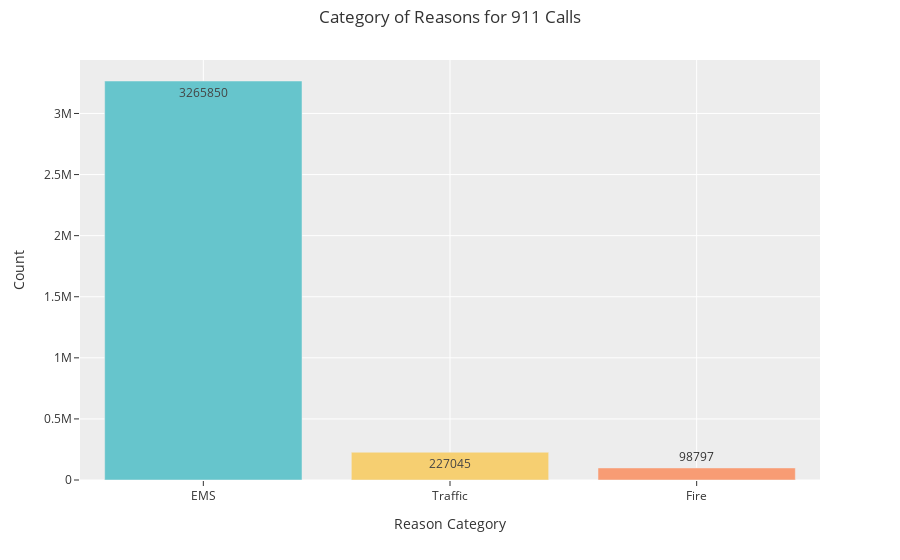
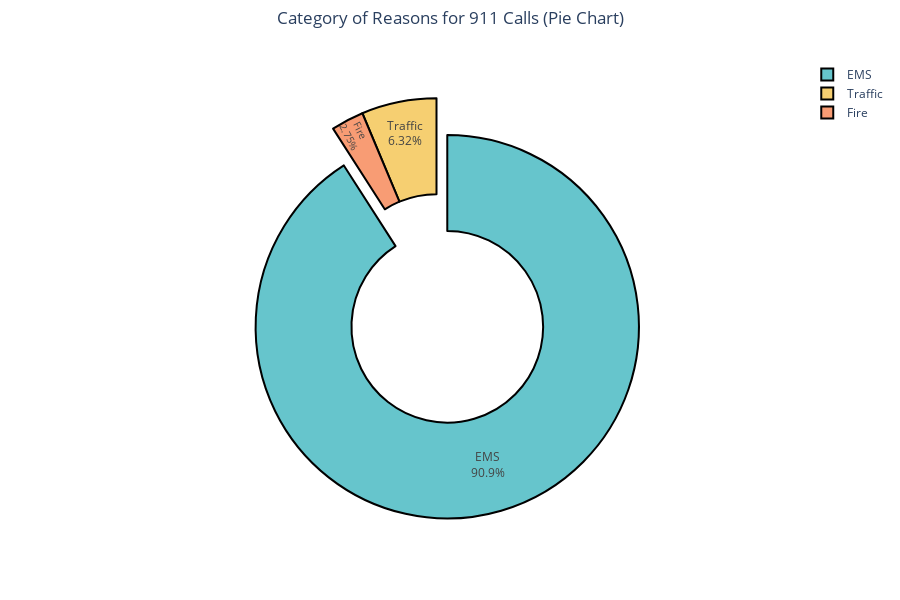

The notebook cell saved with these charts, in order:
### Code cell
# Bar Chart
fig1 = px.bar(reason, reason['reason'], reason['count'], color_discrete_sequence=[px.colors.qualitative.Pastel], text=reason['count'])

fig1.update_layout(title={
                  'text': "Category of Reasons for 911 Calls",
                  'y':0.98,
                  'x':0.5,
                  'xanchor': 'center',
                  'yanchor': 'top'},
                  xaxis_title='Reason Category',
                  yaxis_title='Count',
                  showlegend=False,
                  template='ggplot2')



# Pie Chart
fig2 = px.pie(reason, reason['reason'], reason['count'], 
              color_discrete_sequence=px.colors.qualitative.Pastel, hole=0.5)

fig2.update_layout(title={
                  'text': "Category of Reasons for 911 Calls (Pie Chart)",
                  'y':0.98,
                  'x':0.5,
                  'xanchor': 'center',
                  'yanchor': 'top'},
                   height=600,
                  template='plotly_white')

fig2.update_traces(textposition='inside', textinfo='percent+label', pull=[0.2, 0, 0])

fig2.data[0].marker.line.width = 2
fig2.data[0].marker.line.color = "black"



fig1.show()
fig2.show()

### Figure 1 — Plotly figure (JSON) as saved in the notebook; plotly's stock layout.template omitted (floating-point values rounded to 4 significant figures)
{"data": [{"alignmentgroup": "True", "hovertemplate": "reason=%{x}<br>count=%{text}<extra></extra>", "legendgroup": "", "marker": {"color": ["rgb(102, 197, 204)", "rgb(246, 207, 113)", "rgb(248, 156, 116)", "rgb(220, 176, 242)", "rgb(135, 197, 95)", "rgb(158, 185, 243)", "rgb(254, 136, 177)", "rgb(201, 219, 116)", "rgb(139, 224, 164)", "rgb(180, 151, 231)", "rgb(179, 179, 179)"], "pattern": {"shape": ""}}, "name": "", "offsetgroup": "", "orientation": "v", "showlegend": false, "text": [3265850, 227045, 98797], "textposition": "auto", "type": "bar", "x": ["EMS", "Traffic", "Fire"], "xaxis": "x", "y": [3265850, 227045, 98797], "yaxis": "y"}], "layout": {"barmode": "relative", "legend": {"tracegroupgap": 0}, "margin": {"t": 60}, "showlegend": false, "title": {"text": "Category of Reasons for 911 Calls", "x": 0.5, "xanchor": "center", "y": 0.98, "yanchor": "top"}, "xaxis": {"anchor": "y", "domain": [0, 1], "title": {"text": "Reason Category"}}, "yaxis": {"anchor": "x", "domain": [0, 1], "title": {"text": "Count"}}}}

### Figure 2 — Plotly figure (JSON) as saved in the notebook; plotly's stock layout.template omitted (floating-point values rounded to 4 significant figures)
{"data": [{"domain": {"x": [0, 1], "y": [0, 1]}, "hole": 0.5, "hovertemplate": "reason=%{label}<br>count=%{value}<extra></extra>", "labels": ["EMS", "Traffic", "Fire"], "legendgroup": "", "marker": {"line": {"color": "black", "width": 2}}, "name": "", "pull": [0.2, 0, 0], "showlegend": true, "textinfo": "percent+label", "textposition": "inside", "type": "pie", "values": [3265850, 227045, 98797]}], "layout": {"height": 600, "legend": {"tracegroupgap": 0}, "margin": {"t": 60}, "piecolorway": ["rgb(102, 197, 204)", "rgb(246, 207, 113)", "rgb(248, 156, 116)", "rgb(220, 176, 242)", "rgb(135, 197, 95)", "rgb(158, 185, 243)", "rgb(254, 136, 177)", "rgb(201, 219, 116)", "rgb(139, 224, 164)", "rgb(180, 151, 231)", "rgb(179, 179, 179)"], "title": {"text": "Category of Reasons for 911 Calls (Pie Chart)", "x": 0.5, "xanchor": "center", "y": 0.98, "yanchor": "top"}}}
